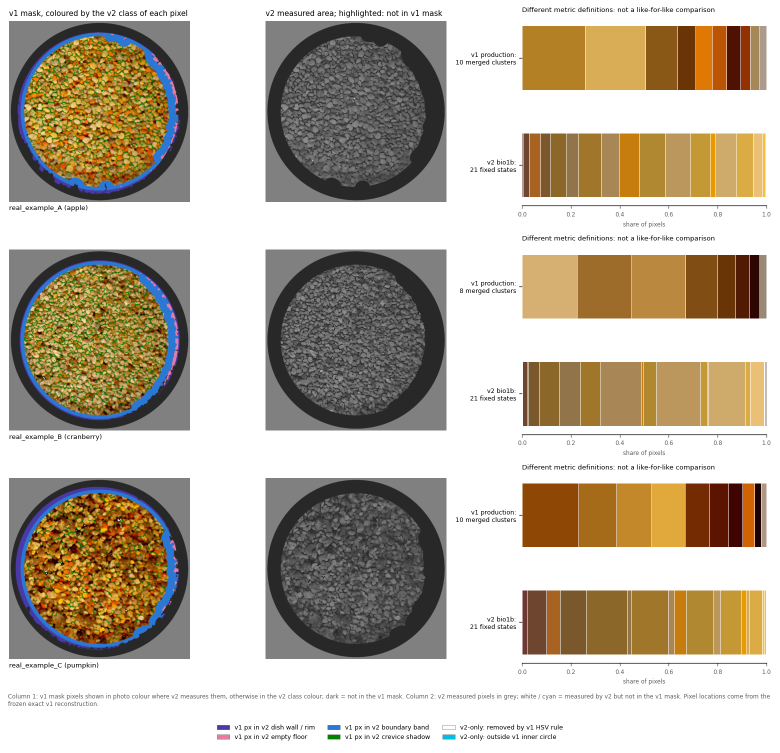
#> input picture research_examples/comparison/v1_vs_v2_same_photos.png, 1560 x 1505 px (shown at 1/2 size)
$ python -i dish.py   (imports and definitions only)
#> lines starting #> are read from the running program, lines starting #| are printed output that depends on the picture; after the words box and inside, x2 and y2 are one past the last pixel; in counts of white or black regions, pixels touching at a corner belong together
"""
Dish geometry: coarse Hough circle, then refinement to the OUTER RIM EDGE.

A glass dish photographed slightly off-axis shows its wall as a band of concentric lines, and a Hough transform can
lock onto any of them. The one edge that is sharp and consistently defined is the outermost one, where the glass
rim meets the paper. For each of 720 angles we take the outermost strong radial edge that is followed by at least
0.04 R of smooth paper, then fit a circle to those points with iterative 3-MAD outlier rejection (rays that leave
the frame or hit clutter drop out as outliers or give no point).
"""
import cv2
import numpy as np
from scipy import ndimage as ndi

from .params import PARAMS

P = PARAMS['dish']


class DishError(RuntimeError):
    pass


def hough_dish(rgb):
    H, W = rgb.shape[:2]
    s = P['scale']
    gray = cv2.cvtColor(cv2.resize(rgb, (W // s, H // s), interpolation=cv2.INTER_AREA), cv2.COLOR_RGB2GRAY)
    blurred = cv2.GaussianBlur(gray, (P['blur_ksize'], P['blur_ksize']), 0)
    lo, hi = P['radius_range_frac_of_min_side']
    rmin, rmax = int(lo * min(H, W) / s), int(hi * min(H, W) / s)
    circles = cv2.HoughCircles(blurred, cv2.HOUGH_GRADIENT, dp=P['dp'], minDist=rmin, param1=P['param1'],
                               param2=P['param2'], minRadius=rmin, maxRadius=rmax)
    if circles is None:
        raise DishError('no Hough circle')
    cx, cy, r = (circles[0][0] * s + (s - 1) / 2.0).tolist()
    return cx, cy, r


def _fit_circle(x, y):
    A = np.c_[2 * x, 2 * y, np.ones_like(x)]
    b = x * x + y * y
    (a, bb, c), *_ = np.linalg.lstsq(A, b, rcond=None)
    return a, bb, np.sqrt(c + a * a + bb * bb)


def refine_outer_rim(rgb, cx0, cy0, r0, n_theta=None):
    n_theta = n_theta or P['refine_n_rays']
    gray = cv2.cvtColor(rgb, cv2.COLOR_RGB2GRAY).astype(np.float32)
    H, W = gray.shape
    th = np.linspace(0, 2 * np.pi, n_theta, endpoint=False)
    lo, hi = P['refine_search_rho']
    rr = np.arange(int(lo * r0), int(hi * r0), dtype=np.float64)
    X = cx0 + rr[None, :] * np.cos(th[:, None])
    Y = cy0 + rr[None, :] * np.sin(th[:, None])
    inside = (X >= 0) & (X <= W - 1) & (Y >= 0) & (Y <= H - 1)
    pol = ndi.map_coordinates(gray, [Y, X], order=1, cval=np.nan)   # geometry only; never used for colour
    pol[~inside] = np.nan
    sm = ndi.gaussian_filter1d(np.nan_to_num(pol, nan=0.0), 1.5, axis=1)
    grad = np.abs(np.gradient(sm, axis=1))
    grad[~inside] = np.nan
    run = int(0.04 * r0)          # paper must stay smooth for 0.04 R beyond the rim
    gap = int(0.015 * r0)         # the smoothed edge itself spills a few px outward
    idx = np.arange(len(rr))
    xs, ys = [], []
    for i in range(n_theta):
        g = grad[i]
        if np.isnan(g).any():
            continue                                   # ray leaves the frame: no clean paper to verify
        quiet = g < 1.5                                # smooth paper
        cs = np.concatenate([[0], np.cumsum(quiet)])
        run_ok = np.zeros(len(g), bool)
        run_ok[:len(g) - run] = (cs[run:len(g)] - cs[:len(g) - run]) == run
        starts = np.nonzero(run_ok)[0]
        if len(starts) == 0:
            continue
        nxt = np.searchsorted(starts, idx, side='right')
        has = nxt < len(starts)
        ok = np.zeros(len(g), bool)
        ok[has] = starts[nxt[has]] - idx[has] <= gap
        cand = np.nonzero((g > 4.0) & ok)[0]
        if len(cand) == 0:
            continue
        j = cand.max()
        xs.append(X[i, j]); ys.append(Y[i, j])
    xs, ys = np.array(xs), np.array(ys)
    if len(xs) < 0.25 * n_theta:
        raise DishError(f'rim refinement: only {len(xs)} usable rays')
    keep = np.ones(len(xs), bool)
    for _ in range(10):
        a, b, R = _fit_circle(xs[keep], ys[keep])
        res = np.hypot(xs - a, ys - b) - R
        mad = np.median(np.abs(res[keep] - np.median(res[keep]))) * 1.4826
        new = np.abs(res - np.median(res[keep])) <= max(3 * mad, 2.0)
        if np.array_equal(new, keep):
            break
        keep = new
    a, b, R = _fit_circle(xs[keep], ys[keep])
    res = np.hypot(xs[keep] - a, ys[keep] - b) - R
    return dict(cx=float(a), cy=float(b), R=float(R), rim_fit_rms_px=float(np.sqrt(np.mean(res ** 2))),
                rim_rays_used=int(keep.sum()), rim_rays_with_edge=int(len(xs)), rim_rays_total=n_theta,
                hough_cx=float(cx0), hough_cy=float(cy0), hough_R=float(r0))


def detect_dish(rgb):
    cx0, cy0, r0 = hough_dish(rgb)
    return refine_outer_rim(rgb, cx0, cy0, r0)

>>> import cv2
>>> picture = cv2.cvtColor(cv2.imread('../../research_examples/comparison/v1_vs_v2_same_photos.png'), cv2.COLOR_BGR2RGB)
>>> result = detect_dish(picture)
#> in hough_dish, `gray = cv2.cvtColor(cv2.resize(rgb, (W // s, H // s), interpolation=cv..`:
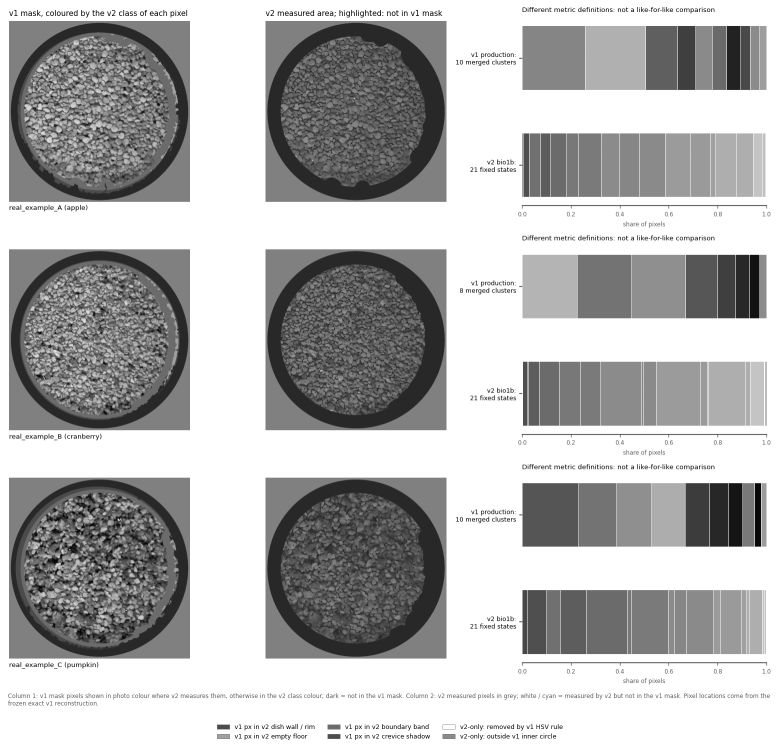
#> gray: shape (752, 780); min 4, max 255, mean 180.2
#> in hough_dish, `circles = cv2.HoughCircles(blurred, cv2.HOUGH_GRADIENT, dp=P['dp'], mi..`: circles = [[408.6, 378.6, 359], [240.6, 492.6, 205.9], [408.6, 168.6, 356.4], [189, 310.2, 257.4], [597, 337.8, 331.3], [408.6, 618.6, 357.7], [17.4, 387, 318.1], [618.6, 539.4, 299.6], [594.6, 138.6, 330], [210.6, 107.4, 201.9], [99, 749.4, 320.7], [588.6, 743.4, 311.5]]
#> in hough_dish, `cx, cy, r = (circles[0][0] * s + (s - 1) / 2.0).tolist()`: cx = 817.7; cy = 757.7; r = 718.5
#> in detect_dish, `cx0, cy0, r0 = hough_dish(rgb)`: cx0 = 817.7; cy0 = 757.7; r0 = 718.5
#> in refine_outer_rim, `X = cx0 + rr[None, :] * np.cos(th[:, None])`:
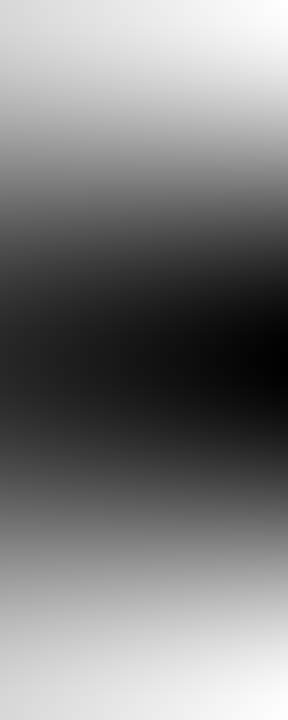
#> X: shape (720, 288) float64; min -115.3, max 1750.7, mean 817.7; drawn with min black and max white
#> in refine_outer_rim, `Y = cy0 + rr[None, :] * np.sin(th[:, None])`:
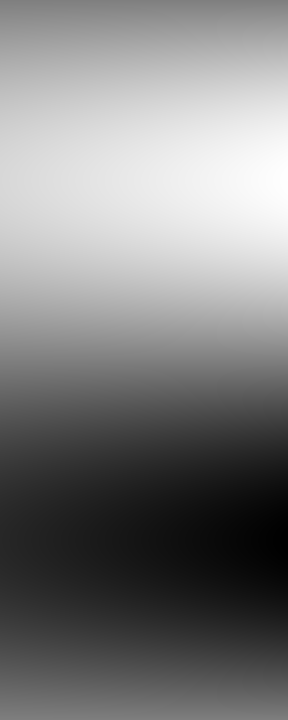
#> Y: shape (720, 288) float64; min -175.3, max 1690.7, mean 757.7; drawn with min black and max white
#> in refine_outer_rim, `inside = (X >= 0) & (X <= W - 1) & (Y >= 0) & (Y <= H - 1)`:
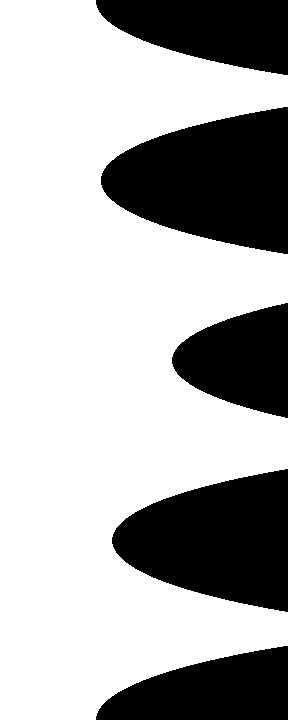
#> inside: shape (720, 288) bool; 68.4% white; 5 black regions, box (x1, y1, x2, y2) and area: (101, 107, 288, 254) 19119, (112, 469, 288, 612) 17332, (96, 0, 288, 75) 10056, (96, 646, 288, 720) 9864, (172, 303, 288, 418) 9112
#> in refine_outer_rim, `pol = ndi.map_coordinates(gray, [Y, X], order=1, cval=np.nan)`:
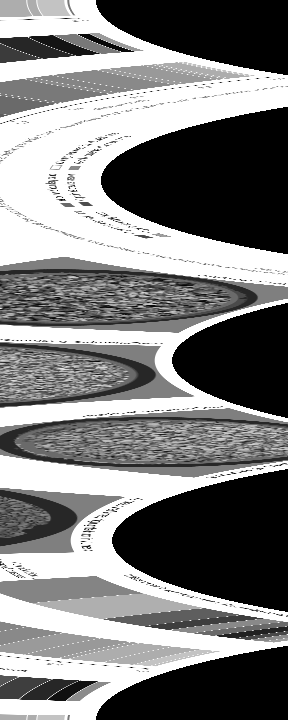
#> pol: shape (720, 288) float32; 31.58% of the values are NaN or infinite; the others: min 0.41, max 255, mean 183.5; drawn with min black, max white, NaN and infinite black
#> in refine_outer_rim, `sm = ndi.gaussian_filter1d(np.nan_to_num(pol, nan=0.0), 1.5, axis=1)`:
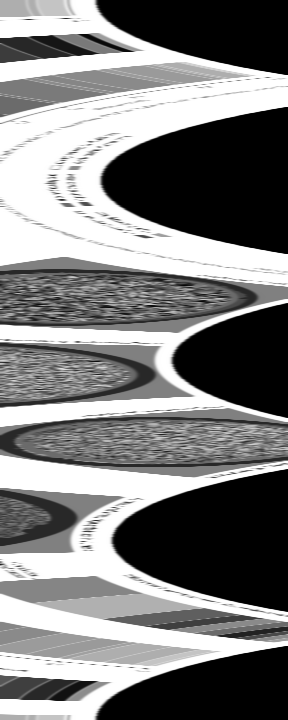
#> sm: shape (720, 288) float32; min 0, max 255, mean 125.6
#> in refine_outer_rim, `grad = np.abs(np.gradient(sm, axis=1))`:
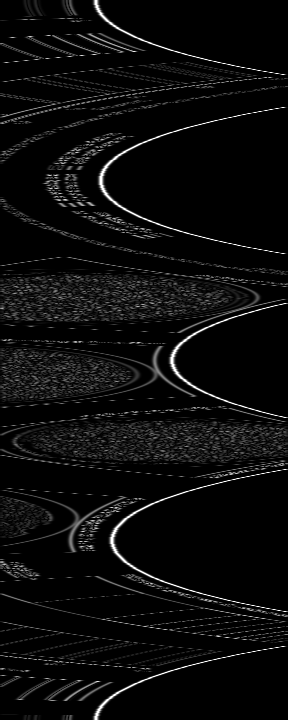
#> grad: shape (720, 288) float32; min 0, max 61.06, mean 2.8; drawn with min black and max white
#> in refine_outer_rim, `run = int(0.04 * r0)`: run = 28
#> in refine_outer_rim, `gap = int(0.015 * r0)`: gap = 10
#> after the loop in refine_outer_rim, `for i in range(n_theta):`: xs = 116 values, max 1533.3 at index 0, min 51.79 at index 69, mean 892.5; ys = 116 values, max 1399 at index 32, min 39.05 at index 80, mean 862.4
#> (the run stopped early here; a loop or call above may not have finished)
